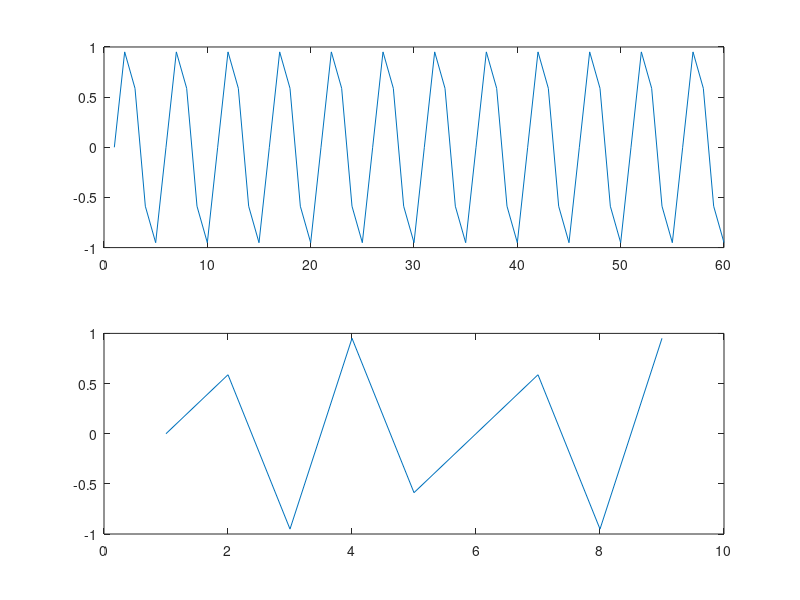
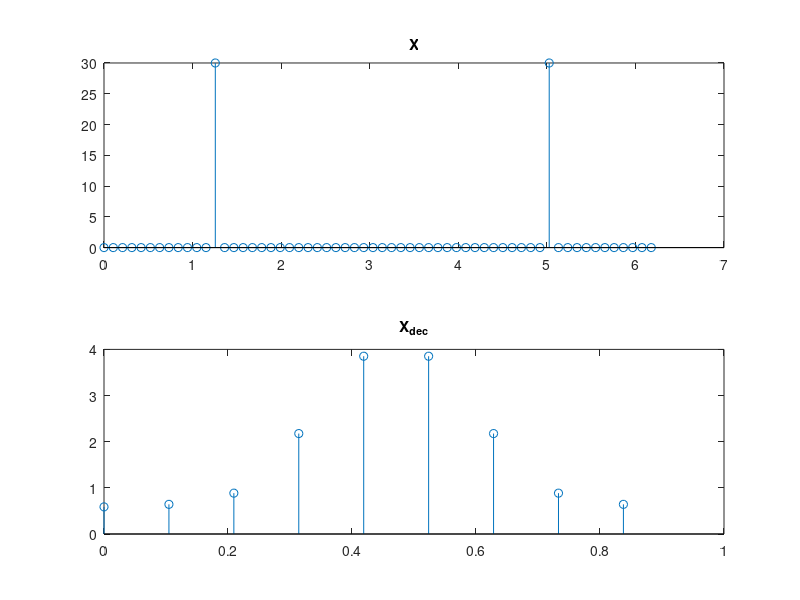

These charts were generated, in order, by the following MATLAB code: (Note: this script raises an error after producing the figures.)
%% 2.25

N = 60;
w0 = 2*pi/5;
n = 0:N-1;
T = 1;

x = sin(w0*n);

p = 7;

xdec = x(1:p:end);
figure(1)
subplot(2, 1, 1);
plot(x)
subplot(2, 1, 2);
plot(xdec)


X = fft(x);
XDEC  = fft(xdec);

Ndec = N/p;
Tdec = T*p;

figure(2)
subplot(2, 1, 1);
stem((2*pi/N)*[0:N-1], abs(X)); title('X');
subplot(2, 1, 2);
stem((2*pi/Ndec/Tdec)*[0:9-1], abs(XDEC)); title('X_{dec}');

% a. We don't get aliasing, the Nyquist criterion is still fullfilled
% b. We get aliasing now, since sinusoid frequency is greater than the 
%    Nyquist frequency after downsampling.
% c. We once again get aliasing, but now the leakage is also visible

%% 3.2

load('sig30');

N = length(y);

figure(1);
subplot(2, 2, 1);
plot(y); title('Original signal y');

[Y, w] = dtft(y);
subplot(2, 2, 2);
plot(w, abs(Y)); title('DTF\{y\}')

ypad = [y; zeros(N, 1)];
subplot(2, 2, 3);
plot(ypad); title('Padded signal y_{pad}');

[Ypad, wpad] = dtft(ypad);
subplot(2, 2, 4);
plot(wpad, abs(Ypad)); title('DTF\{y_{pad}\}');

% ans: 0.18 rad/s and 0.26 rad/s

%% 4.16

load('sig40');

figure(1);
subplot(3, 1, 1);
plot(s); title('Original signal s');

subplot(3, 1, 2);
plot(s1); title('s_1');

subplot(3, 1, 3);
plot(s2); title('s_2');

%figure(2);
[Blow, Alow] = cheby1(3, 0.5, 0.15, 'low');
[Bband, Aband] = butter(3, [0.4 0.6], 'bandpass');

figure(4);
SYSlow = tf(Blow, Alow);
bode(SYSlow); title('Low pass filter');

figure(5);
SYSband = tf(Bband, Aband);
bode(SYSband); title('Band pass filter');


figure(3);
slow = filter(Blow, Alow, s);
subplot(2, 1, 1);
plot(slow); title('s1 filtered out')


